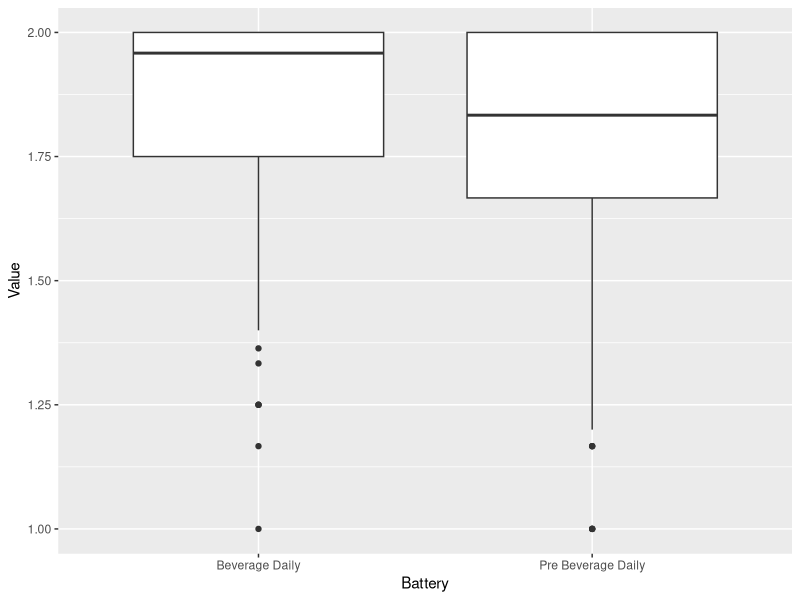

Reproduce this figure in R.
library(tidyverse)
library(readr)

data <- read_csv("Study Data.csv")

data %>% 
  filter(`Question Name` == "daily_alc" & `Participant ID` == 13)
  

data %>% 
  filter(`Question Name` == "week_alc_use" & `Participant ID` == 13)

data %>% 
  filter(str_detect(`Question Name`, "who") & `Participant ID` == 13)


daily_alc <- data %>% 
  drop_na() %>% 
  filter(`Question Name` == "daily_alc") %>% 
  group_by(`Participant ID`, Battery) %>%
  summarise(Value = mean(Value))

daily_alc %>% 
  ggplot(aes(Battery, Value))+
  geom_boxplot()

daily_alc_w <- daily_alc %>% 
  pivot_wider(names_from = Battery, values_from = Value)

t.test(daily_alc_w$`Beverage Daily`, daily_alc_w$`Pre Beverage Daily`)

mean(is.na(data))